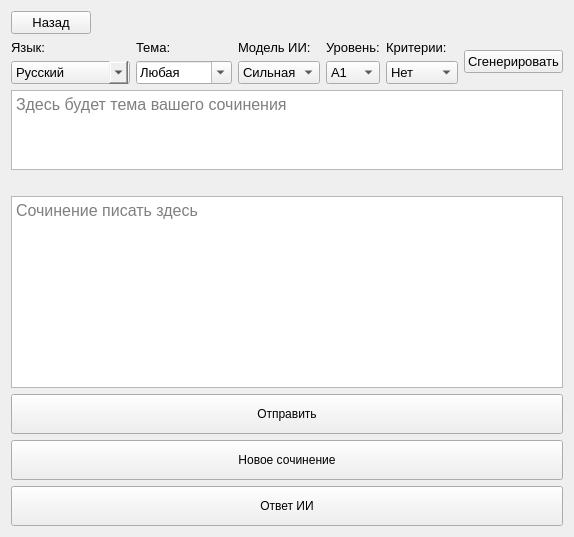
          <widget class="QWidget" name="page_essay">
           <layout class="QVBoxLayout" name="verticalLayout_37">
            <item>
             <layout class="QVBoxLayout" name="verticalLayout_36">
              <item>
               <layout class="QHBoxLayout" name="horizontalLayout_29">
                <item>
                 <widget class="QPushButton" name="back_essay_btn">
                  <property name="font">
                   <font>
                    <pointsize>10</pointsize>
                   </font>
                  </property>
                  <property name="text">
                   <string>Назад</string>
                  </property>
                 </widget>
                </item>
                <item>
                 <spacer name="horizontalSpacer_10">
                  <property name="orientation">
                   <enum>Qt::Horizontal</enum>
                  </property>
                  <property name="sizeHint" stdset="0">
                   <size>
                    <width>40</width>
                    <height>20</height>
                   </size>
                  </property>
                 </spacer>
                </item>
               </layout>
              </item>
              <item>
               <layout class="QHBoxLayout" name="horizontalLayout_28">
                <item>
                 <layout class="QVBoxLayout" name="verticalLayout_38">
                  <item>
                   <widget class="QLabel" name="label_lang">
                    <property name="font">
                     <font>
                      <pointsize>10</pointsize>
                     </font>
                    </property>
                    <property name="text">
                     <string>Язык:</string>
                    </property>
                   </widget>
                  </item>
                  <item>
                   <widget class="QComboBox" name="comboBox_lang">
                    <property name="font">
                     <font>
                      <pointsize>10</pointsize>
                     </font>
                    </property>
                    <property name="styleSheet">
                     <string notr="true">QComboBox::down-arrow {
    width: 10px;
    height: 10px;
}</string>
                    </property>
                    <item>
                     <property name="text">
                      <string>Русский</string>
                     </property>
                    </item>
                    <item>
                     <property name="text">
                      <string>Английский</string>
                     </property>
                    </item>
                    <item>
                     <property name="text">
                      <string>Немецкий</string>
                     </property>
                    </item>
                    <item>
                     <property name="text">
                      <string>Французский</string>
                     </property>
                    </item>
                    <item>
                     <property name="text">
                      <string>Испанский</string>
                     </property>
                    </item>
                    <item>
                     <property name="text">
                      <string>Португальский</string>
                     </property>
                    </item>
                    <item>
                     <property name="text">
                      <string>Итальянский</string>
                     </property>
                    </item>
                    <item>
                     <property name="text">
                      <string>Турецкий</string>
                     </property>
                    </item>
                   </widget>
                  </item>
                 </layout>
                </item>
                <item>
                 <layout class="QVBoxLayout" name="verticalLayout_39">
                  <item>
                   <widget class="QLabel" name="label_topic_essay">
                    <property name="font">
                     <font>
                      <pointsize>10</pointsize>
                     </font>
                    </property>
                    <property name="text">
                     <string>Тема:</string>
                    </property>
                   </widget>
                  </item>
                  <item>
                   <widget class="QComboBox" name="comboBox_topic">
                    <property name="font">
                     <font>
                      <pointsize>10</pointsize>
                     </font>
                    </property>
                    <property name="editable">
                     <bool>true</bool>
                    </property>
                    <item>
                     <property name="text">
                      <string>Любая</string>
                     </property>
                    </item>
                    <item>
                     <property name="text">
                      <string>Семья</string>
                     </property>
                    </item>
                    <item>
                     <property name="text">
                      <string>Друзья</string>
                     </property>
                    </item>
                    <item>
                     <property name="text">
                      <string>Спорт</string>
                     </property>
                    </item>
                    <item>
                     <property name="text">
                      <string>Животные</string>
                     </property>
                    </item>
                    <item>
                     <property name="text">
                      <string>Машины</string>
                     </property>
                    </item>
                    <item>
                     <property name="text">
                      <string>Экономика</string>
                     </property>
                    </item>
                    <item>
                     <property name="text">
                      <string>Книги</string>
                     </property>
                    </item>
                   </widget>
                  </item>
                 </layout>
                </item>
                <item>
                 <layout class="QVBoxLayout" name="verticalLayout_40">
                  <item>
                   <widget class="QLabel" name="label_ai_model">
                    <property name="font">
                     <font>
                      <pointsize>10</pointsize>
                     </font>
                    </property>
                    <property name="text">
                     <string>Модель ИИ:</string>
                    </property>
                   </widget>
                  </item>
                  <item>
                   <widget class="QComboBox" name="comboBox_ai_model">
                    <property name="font">
                     <font>
                      <pointsize>10</pointsize>
                     </font>
                    </property>
                    <property name="currentText">
                     <string>Сильная</string>
                    </property>
                    <item>
                     <property name="text">
                      <string>Сильная</string>
                     </property>
                    </item>
                    <item>
                     <property name="text">
                      <string>Средняя</string>
                     </property>
                    </item>
                    <item>
                     <property name="text">
                      <string>Слабая</string>
                     </property>
                    </item>
                   </widget>
                  </item>
                 </layout>
                </item>
                <item>
                 <layout class="QVBoxLayout" name="verticalLayout_41">
                  <item>
                   <widget class="QLabel" name="label_level">
                    <property name="font">
                     <font>
                      <pointsize>10</pointsize>
                     </font>
                    </property>
                    <property name="text">
                     <string>Уровень:</string>
                    </property>
                   </widget>
                  </item>
                  <item>
                   <widget class="QComboBox" name="comboBox_level">
                    <property name="font">
                     <font>
                      <pointsize>10</pointsize>
                     </font>
                    </property>
                    <item>
                     <property name="text">
                      <string>A1</string>
                     </property>
                    </item>
                    <item>
                     <property name="text">
                      <string>A2</string>
                     </property>
                    </item>
                    <item>
                     <property name="text">
                      <string>B1</string>
                     </property>
                    </item>
                    <item>
                     <property name="text">
                      <string>B2</string>
                     </property>
                    </item>
                    <item>
                     <property name="text">
                      <string>C1</string>
                     </property>
                    </item>
                    <item>
                     <property name="text">
                      <string>C2</string>
                     </property>
                    </item>
                   </widget>
                  </item>
                 </layout>
                </item>
                <item>
                 <layout class="QVBoxLayout" name="verticalLayout_42">
                  <item>
                   <widget class="QLabel" name="label_criteria">
                    <property name="font">
                     <font>
                      <pointsize>10</pointsize>
                     </font>
                    </property>
                    <property name="text">
                     <string>Критерии:</string>
                    </property>
                   </widget>
                  </item>
                  <item>
                   <widget class="QComboBox" name="comboBox_criteria">
                    <property name="font">
                     <font>
                      <pointsize>10</pointsize>
                     </font>
                    </property>
                    <item>
                     <property name="text">
                      <string>Нет</string>
                     </property>
                    </item>
                    <item>
                     <property name="text">
                      <string>ОГЭ</string>
                     </property>
                    </item>
                    <item>
                     <property name="text">
                      <string>IELTS</string>
                     </property>
                    </item>
                    <item>
                     <property name="text">
                      <string>TOEFL</string>
                     </property>
                    </item>
                   </widget>
                  </item>
                 </layout>
                </item>
                <item>
                 <widget class="QPushButton" name="generate_topic_btn">
                  <property name="font">
                   <font>
                    <pointsize>10</pointsize>
                   </font>
                  </property>
                  <property name="text">
                   <string>Сгенерировать</string>
                  </property>
                 </widget>
                </item>
               </layout>
              </item>
              <item>
               <widget class="QTextBrowser" name="textBrowser_essay_topic">
                <property name="minimumSize">
                 <size>
                  <width>0</width>
                  <height>0</height>
                 </size>
                </property>
                <property name="maximumSize">
                 <size>
                  <width>16777215</width>
                  <height>80</height>
                 </size>
                </property>
                <property name="font">
                 <font>
                  <pointsize>12</pointsize>
                 </font>
                </property>
                <property name="placeholderText">
                 <string>Здесь будет тема вашего сочинения</string>
                </property>
               </widget>
              </item>
              <item>
               <widget class="QLabel" name="label_gif">
                <property name="text">
                 <string/>
                </property>
               </widget>
              </item>
              <item>
               <widget class="QTextEdit" name="textEdit_essay">
                <property name="font">
                 <font>
                  <pointsize>12</pointsize>
                 </font>
                </property>
                <property name="placeholderText">
                 <string>Сочинение писать здесь</string>
                </property>
               </widget>
              </item>
              <item>
               <widget class="QPushButton" name="send_essay_btn">
                <property name="sizePolicy">
                 <sizepolicy hsizetype="Minimum" vsizetype="Preferred">
                  <horstretch>0</horstretch>
                  <verstretch>0</verstretch>
                 </sizepolicy>
                </property>
                <property name="minimumSize">
                 <size>
                  <width>0</width>
                  <height>40</height>
                 </size>
                </property>
                <property name="text">
                 <string>Отправить</string>
                </property>
               </widget>
              </item>
              <item>
               <widget class="QPushButton" name="new_essay_btn">
                <property name="minimumSize">
                 <size>
                  <width>0</width>
                  <height>40</height>
                 </size>
                </property>
                <property name="text">
                 <string>Новое сочинение</string>
                </property>
               </widget>
              </item>
              <item>
               <widget class="QPushButton" name="ai_ans_btn">
                <property name="minimumSize">
                 <size>
                  <width>0</width>
                  <height>40</height>
                 </size>
                </property>
                <property name="text">
                 <string>Ответ ИИ</string>
                </property>
               </widget>
              </item>
             </layout>
            </item>
           </layout>
          </widget>
